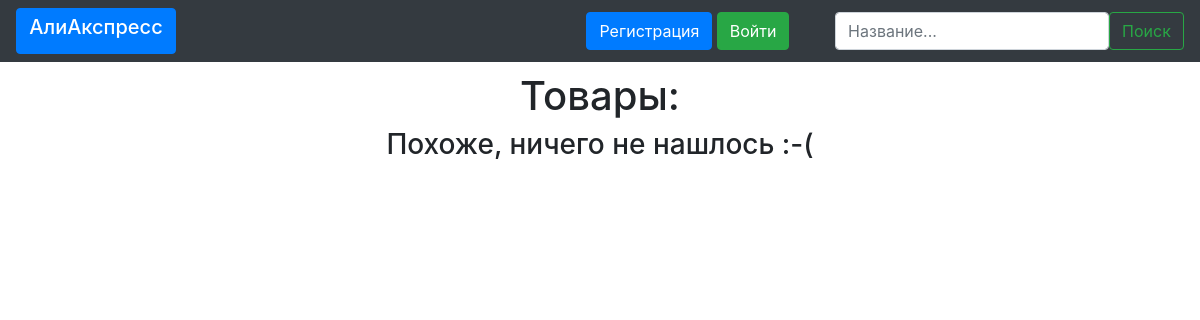
The page /main_link on the database as committed earlier.
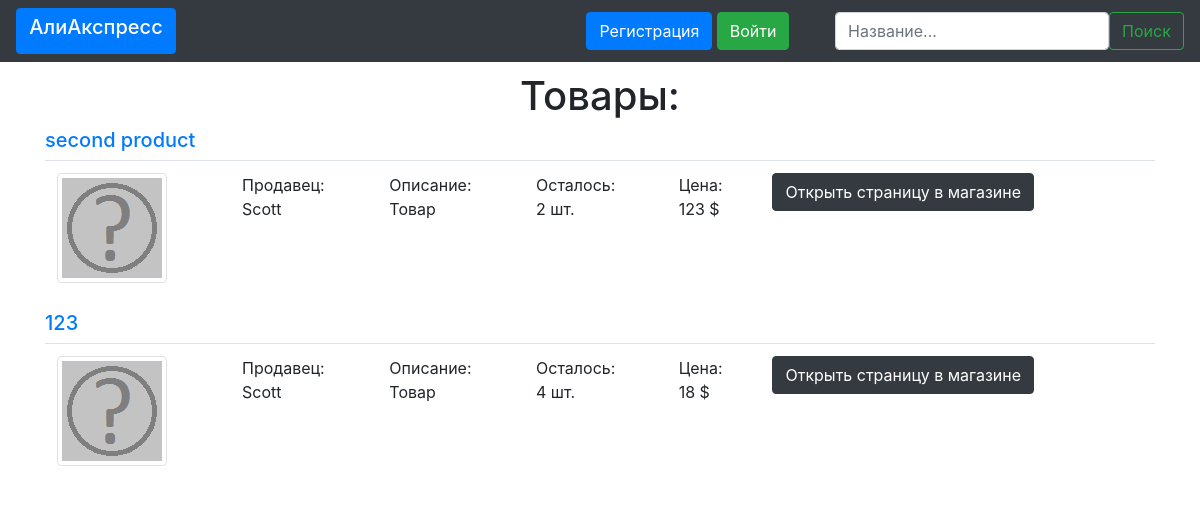
The same page on the database as committed later.
### data/products.py (models this page shows)
class Product(db_session.SqlAlchemyBase):
    __tablename__ = 'products'
    id = sqlalchemy.Column(sqlalchemy.Integer, primary_key=True, autoincrement=True)
    seller_id = sqlalchemy.Column(sqlalchemy.Integer, sqlalchemy.ForeignKey("users.id"))
    seller = sqlalchemy.Column(sqlalchemy.Integer, nullable=True)
    title = sqlalchemy.Column(sqlalchemy.String, nullable=True)
    number = sqlalchemy.Column(sqlalchemy.Integer, nullable=True)
    description = sqlalchemy.Column(sqlalchemy.String, nullable=True)
    price = sqlalchemy.Column(sqlalchemy.String, nullable=True)
    link = sqlalchemy.Column(sqlalchemy.String, nullable=True)
    del_link = sqlalchemy.Column(sqlalchemy.String, nullable=True)
    order_link = sqlalchemy.Column(sqlalchemy.String, nullable=True)
    image = sqlalchemy.Column(sqlalchemy.String)
    user = orm.relation('User')

### main.py (the view, shortened to what this page needs)
@app.route('/', methods=['GET', 'POST'])
@app.route('/main_link', methods=['GET', 'POST'])
def main_link():
    db_session.global_init("db/online_shop.sqlite")
    session = db_session.create_session()
    form = baseform.BaseForm()
    productes = session.query(products.Product)
    if request.method == "GET":
        productes = list(productes)
        if request.cookies.get("user_id", 0):
            username = session.query(users.User).filter(users.User.id == request.cookies.get("user_id", 0)).first().name
            return render_template('products.html', title="АлиАкспресс", products=productes, username=username)
        return render_template('products.html', title="АлиАкспресс", products=productes)

### data/baseform.py
class BaseForm(FlaskForm):
    search = StringField(validators=[DataRequired()])

### data/db_session.py (called while the page is built, shortened)
def global_init(db_file):
    global __factory
    if __factory:
        return

def create_session() -> Session:
    global __factory
    return __factory()

### templates/products.html
{% extends "base.html" %}
{% block content %}
<div>
<h1 align="center">Товары:</h1>
</div>
{% if products %}
    {% for item in products %}
        <div>
            <a href= {{item.link}} role="button"><h5>{{ item.title }}</h5></a>
            <div>
                <table class="table">
                  <tbody>
                    <tr>
                      <td><img src={{item.image}} alt="Ну не нашлась картинка" class="img-thumbnail"></td>
                      <td>Продавец:<br>{{ item.seller }}</td>
                      <td>Описание:<br>{{ item.description }}</td>
                      <td>Осталось:<br>{{ item.number }} шт.</td>
                      <td>Цена:<br>{{ item.price }} $</td>
                      <td><a class="btn btn-dark" href= {{item.link}} role="button">Открыть страницу в магазине</a></td>
                    </tr>
                  </tbody>
                </table>
            </div>
        </div>
    {% endfor %}
{% else %}
    <h3 align="center" color="grey">Похоже, ничего не нашлось :-(</h3>
{% endif %}
{% endblock %}

### templates/base.html (shortened to what this page needs)
<!doctype html>
<html lang="ru">
<head>
    <link rel="stylesheet"
          href="https://stackpath.bootstrapcdn.com/bootstrap/4.4.1/css/bootstrap.min.css"
>
</head>
<body>
<div>
    <nav class="navbar navbar-expand-lg fixed-top navbar-dark bg-dark justify-content-between">
    <a class="btn btn-primary text-wrap" href="/" role="button" style="width: 10rem;"><h5>АлиАкспресс</h5></a>
        <div>
            {% if username %}
                <a class="display-6 text-white" >{{ username }}</a>
                <a class="btn btn-success" href="/log_out" role="button">Выйти</a>
            {% else %}
                <a class="btn btn-primary" href="/register" role="button">Регистрация</a>
                <a class="btn btn-success" href="/login" role="button">Войти</a>
            {% endif %}
        </div>
        <form class="form-inline my-2 my-lg-0" method="post">
            <div>
                <input type="search" class="form-control" id="search" placeholder="Название..." name="search">
            </div>
            <div>
                <button class="btn btn-outline-success my-2 my-sm-0" role="button">Поиск</button>
            </div>
        </form>
    </nav>
</div>
<br>
<br>
<br>
<main role="main" class="container">
    {% block content %}{% endblock %}
</main>
</body>
</html>

Rows that differ between the two databases and show on the page:
added Product: title "second product", image (picture), seller "Scott", description "Товар", number "2", price "123"
added Product: title "123", image (picture), seller "Scott", description "Товар", number "4", price "18"
Other text that changed with them:
text no longer shown: "Похоже, ничего не нашлось :-("
